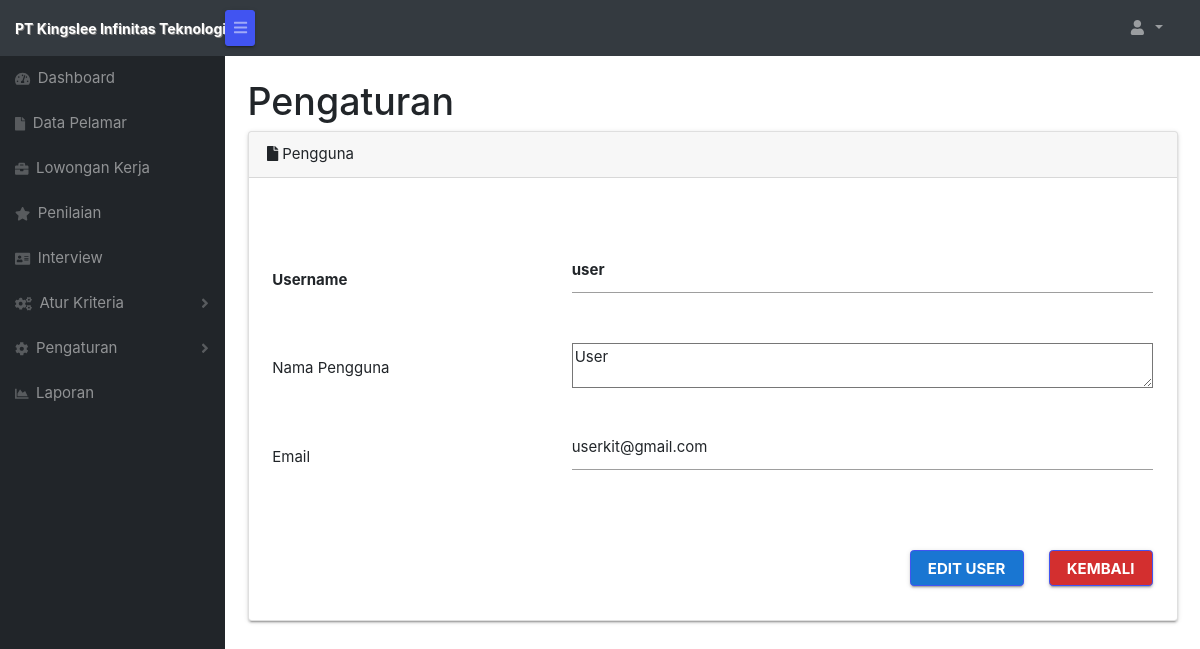
The page /forms/admin/pengguna-edit.php?id=2 on the database its author committed.
### tables this page shows
CREATE TABLE `pengguna` (
  `id` int(11) NOT NULL,
  `username` varchar(50) NOT NULL,
  `password` varchar(50) NOT NULL,
  `nama_pengguna` varchar(100) NOT NULL,
  `email` varchar(100) NOT NULL
);

### forms/admin/pengguna-edit.php (the view, shortened to what this page needs)
<?php session_start();
$namauser = ( isset($_SESSION['user']) ) ? $_SESSION['user'] : '';
?>
<?php
include_once("../config.php");
?>
<?php
$id = $_GET['id'];
$result = mysqli_query($koneksi, "SELECT * FROM Pengguna WHERE id=$id");
while($user_data = mysqli_fetch_array($result))
{
  $username = $user_data['username'];
  $nama_pengguna = $user_data['nama_pengguna'];
  $email = $user_data['email'];
}
?>
<!DOCTYPE html>
<html lang="en">
    <head>
         <link href="../../fonts/material.css" rel="stylesheet">
    <link type="text/css" rel="stylesheet" href="../../css/materialize.min.css"  media="screen,projection"/>
       <link href="css/styles.css" rel="stylesheet" />
        <link href="https://cdn.datatables.net/1.10.20/css/dataTables.bootstrap4.min.css" rel="stylesheet" />
    </head>
   <body class="sb-nav-fixed">
        <nav class="sb-topnav navbar navbar-expand navbar-dark bg-dark">
            <a class="navbar-brand" href="index.php"><span class="label1">PT Kingslee Infinitas Teknologi</span></a>
            <button class="btn btn-link btn-sm order-1 order-lg-0" id="sidebarToggle" href="#"><i class="fas fa-bars"></i></button>
            <ul class="navbar-nav d-none d-md-inline-block form-inline ml-auto mr-0 mr-md-3 my-2 my-md-0">
                <li class="nav-item dropdown">
                    <a class="nav-link dropdown-toggle" id="userDropdown" href="#" role="button" data-toggle="dropdown" aria-haspopup="true" aria-expanded="false"><i class="fas fa-user fa-fw"></i><?php echo $namauser; ?>
                     </a>
                </li>
            </ul>
        </nav>
        <div id="layoutSidenav">
            <div id="layoutSidenav_nav">
                <nav class="sb-sidenav accordion sb-sidenav-dark" id="sidenavAccordion">
                    <div class="sb-sidenav-menu">
                        <div class="nav">
                            <a class="nav-link" href="index.php">
                                <div class="sb-nav-link-icon"><i class="fas fa-tachometer-alt"></i></div>
                                Dashboard
                            </a>
                            <a class="nav-link" href="datapelamar.php">
                                <div class="sb-nav-link-icon"><i class="fas fa-file"></i></div>
                                Data Pelamar
                            </a>
                            <a class="nav-link" href="lowongankerja.php">
                                <div class="sb-nav-link-icon"><i class="fas fa-briefcase"></i></div>
                                Lowongan Kerja
                            </a>
                            <a class="nav-link" href="penilaian.php">
                                <div class="sb-nav-link-icon"><i class="fas fa-star"></i></div>
                                Penilaian
                            </a>
                            <a class="nav-link" href="interview.php">
                                <div class="sb-nav-link-icon"><i class="fas fa-address-card"></i></div>
                                Interview
                            </a>
                            <a class="nav-link collapsed" href="#" data-toggle="collapse" data-target="#collapseLayouts" aria-expanded="false" aria-controls="collapseLayouts">
                                <div class="sb-nav-link-icon"><i class="fas fa-cogs"></i></div>
                                Atur Kriteria
                                <div class="sb-sidenav-collapse-arrow"><i class="fas fa-angle-down"></i></div>
                            </a>
                            <a class="nav-link collapsed" href="#" data-toggle="collapse" data-target="#collapsePages" aria-expanded="false" aria-controls="collapsePages">
                                <div class="sb-nav-link-icon"><i class="fas fa-cog"></i></div>
                                Pengaturan
                                <div class="sb-sidenav-collapse-arrow"><i class="fas fa-angle-down"></i></div>
                            </a>
                            <a class="nav-link" href="laporan.php">
                                <div class="sb-nav-link-icon"><i class="fas fa-chart-area"></i></div>
                                Laporan
                            </a>
                        </div>
                    </div>
                </nav>
            </div>
            <div id="layoutSidenav_content">
                <main>
            <div class="container-fluid">
                        <h1 class="mt-4">Pengaturan</h1>
                <div class="card mb-4">
                            <div class="card-header"><i class="fas fa-file mr-1"></i>Pengguna</div>
                    <div class="card-body">
                        <div class="table-responsive">
                            <table class="table table-bordered" width="100%" cellspacing="0">
    <main>
      <div class="row container">
        <form action="" method="post" name="form1">
            <table class="highlight">
              <tr>
                    <th>Username</th>
                    <th><input type="text" name="username" readonly value=<?php echo $username; ?>></th>
                  </tr>
                  <tr>
                    <td>Nama Pengguna</td>
                    <td><textarea  rows="1" name="nama_pengguna" ><?php echo $nama_pengguna;?></textarea></td>
                  </tr>
                  <tr>
                    <td>Email</td>
                    <td><input type="text" name="email" value=<?php echo $email;?>></td>
                  </tr>
                  <tr>
                   <tr>
                      <td><input type="hidden" name="id" value=<?php echo $_GET['id'];?>></td>
                    </tr>
                  </table>
                  <table>
                    <tr>
                      <th>
                        <input type="submit" name="update" value="Edit User" class="right waves-effect waves-light btn blue darken-2" style="float: left;">
                      </th>
                      <th style="width: 1%;">
                        <a href="Pengguna.php"><input type="button" value="Kembali" class="right waves-effect waves-light btn red darken-2"></a>
                      </th>
                    </tr>
                </table>
        </form>
      </div>
    </main>
    </body>
</html>

### forms/admin/pengguna-edit.php (style rules this page uses)
.label1 { font-size: 14px; font-weight: bold; text-shadow: 1px 1px 0px gray; }

### rows shown on the page
pengguna: username "user", nama_pengguna "User", email "userkit@gmail.com"
